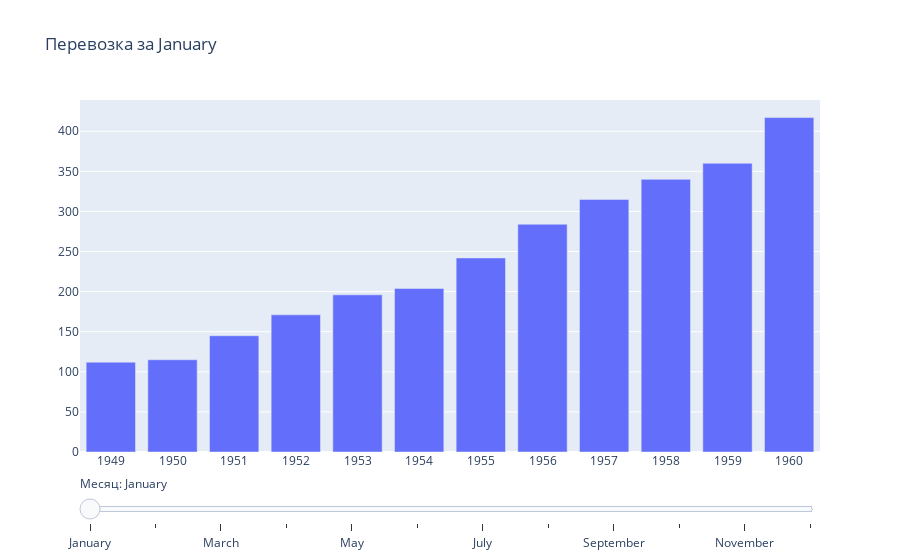

The cell this chart's notebook holds for it:
### Code cell
start_month = 'January'
for month in x:
    visible = False
    if (month == start_month):
        visible = True
    paper.add_trace(
        go.Bar(x=years,
               y=data.loc[data['Month'].dt.month_name() == month,'Passengers'].array.to_numpy(),
                
               visible=visible,
                name=month)
    );

    
steps = []
for i in range(len(paper.data)):
    step = dict(
        method="update",
        args = [
            {'visible': [t == i for t in range(len(paper.data))]},
            {'title.text': 'Перевозка за {} '.format(paper.data[i].name)},
        ],
        label = paper.data[i].name
    )
    steps.append(step)

sliders = [dict(
    currentvalue={"prefix": "Месяц: "},
    steps=steps
)]

start_index = 0
paper.data[start_index].visible = True


paper.update_layout(
    sliders=sliders,
    title={'text': 'Перевозка за {} '.format(paper.data[start_index].name)})

### Figure 1 — Plotly figure (JSON) as saved in the notebook; plotly's stock layout.template omitted (floating-point values rounded to 4 significant figures)
{"data": [{"name": "January", "type": "bar", "visible": true, "x": ["1949", "1950", "1951", "1952", "1953", "1954", "1955", "1956", "1957", "1958", "1959", "1960"], "y": [112, 115, 145, 171, 196, 204, 242, 284, 315, 340, 360, 417]}, {"name": "February", "type": "bar", "visible": false, "x": ["1949", "1950", "1951", "1952", "1953", "1954", "1955", "1956", "1957", "1958", "1959", "1960"], "y": [118, 126, 150, 180, 196, 188, 233, 277, 301, 318, 342, 391]}, {"name": "March", "type": "bar", "visible": false, "x": ["1949", "1950", "1951", "1952", "1953", "1954", "1955", "1956", "1957", "1958", "1959", "1960"], "y": [132, 141, 178, 193, 236, 235, 267, 317, 356, 362, 406, 419]}, {"name": "April", "type": "bar", "visible": false, "x": ["1949", "1950", "1951", "1952", "1953", "1954", "1955", "1956", "1957", "1958", "1959", "1960"], "y": [129, 135, 163, 181, 235, 227, 269, 313, 348, 348, 396, 461]}, {"name": "May", "type": "bar", "visible": false, "x": ["1949", "1950", "1951", "1952", "1953", "1954", "1955", "1956", "1957", "1958", "1959", "1960"], "y": [121, 125, 172, 183, 229, 234, 270, 318, 355, 363, 420, 472]}, {"name": "June", "type": "bar", "visible": false, "x": ["1949", "1950", "1951", "1952", "1953", "1954", "1955", "1956", "1957", "1958", "1959", "1960"], "y": [135, 149, 178, 218, 243, 264, 315, 374, 422, 435, 472, 535]}, {"name": "July", "type": "bar", "visible": false, "x": ["1949", "1950", "1951", "1952", "1953", "1954", "1955", "1956", "1957", "1958", "1959", "1960"], "y": [148, 170, 199, 230, 264, 302, 364, 413, 465, 491, 548, 622]}, {"name": "August", "type": "bar", "visible": false, "x": ["1949", "1950", "1951", "1952", "1953", "1954", "1955", "1956", "1957", "1958", "1959", "1960"], "y": [148, 170, 199, 242, 272, 293, 347, 405, 467, 505, 559, 606]}, {"name": "September", "type": "bar", "visible": false, "x": ["1949", "1950", "1951", "1952", "1953", "1954", "1955", "1956", "1957", "1958", "1959", "1960"], "y": [136, 158, 184, 209, 237, 259, 312, 355, 404, 404, 463, 508]}, {"name": "October", "type": "bar", "visible": false, "x": ["1949", "1950", "1951", "1952", "1953", "1954", "1955", "1956", "1957", "1958", "1959", "1960"], "y": [119, 133, 162, 191, 211, 229, 274, 306, 347, 359, 407, 461]}, {"name": "November", "type": "bar", "visible": false, "x": ["1949", "1950", "1951", "1952", "1953", "1954", "1955", "1956", "1957", "1958", "1959", "1960"], "y": [104, 114, 146, 172, 180, 203, 237, 271, 305, 310, 362, 390]}, {"name": "December", "type": "bar", "visible": false, "x": ["1949", "1950", "1951", "1952", "1953", "1954", "1955", "1956", "1957", "1958", "1959", "1960"], "y": [118, 140, 166, 194, 201, 229, 278, 306, 336, 337, 405, 432]}], "layout": {"sliders": [{"currentvalue": {"prefix": "Месяц: "}, "steps": [{"args": [{"visible": [true, false, false, false, false, false, false, false, false, false, false, false]}, {"title.text": "Перевозка за January "}], "label": "January", "method": "update"}, {"args": [{"visible": [false, true, false, false, false, false, false, false, false, false, false, false]}, {"title.text": "Перевозка за February "}], "label": "February", "method": "update"}, {"args": [{"visible": [false, false, true, false, false, false, false, false, false, false, false, false]}, {"title.text": "Перевозка за March "}], "label": "March", "method": "update"}, {"args": [{"visible": [false, false, false, true, false, false, false, false, false, false, false, false]}, {"title.text": "Перевозка за April "}], "label": "April", "method": "update"}, {"args": [{"visible": [false, false, false, false, true, false, false, false, false, false, false, false]}, {"title.text": "Перевозка за May "}], "label": "May", "method": "update"}, {"args": [{"visible": [false, false, false, false, false, true, false, false, false, false, false, false]}, {"title.text": "Перевозка за June "}], "label": "June", "method": "update"}, {"args": [{"visible": [false, false, false, false, false, false, true, false, false, false, false, false]}, {"title.text": "Перевозка за July "}], "label": "July", "method": "update"}, {"args": [{"visible": [false, false, false, false, false, false, false, true, false, false, false, false]}, {"title.text": "Перевозка за August "}], "label": "August", "method": "update"}, {"args": [{"visible": [false, false, false, false, false, false, false, false, true, false, false, false]}, {"title.text": "Перевозка за September "}], "label": "September", "method": "update"}, {"args": [{"visible": [false, false, false, false, false, false, false, false, false, true, false, false]}, {"title.text": "Перевозка за October "}], "label": "October", "method": "update"}, {"args": [{"visible": [false, false, false, false, false, false, false, false, false, false, true, false]}, {"title.text": "Перевозка за November "}], "label": "November", "method": "update"}, {"args": [{"visible": [false, false, false, false, false, false, false, false, false, false, false, true]}, {"title.text": "Перевозка за December "}], "label": "December", "method": "update"}]}], "title": {"text": "Перевозка за January "}}}
